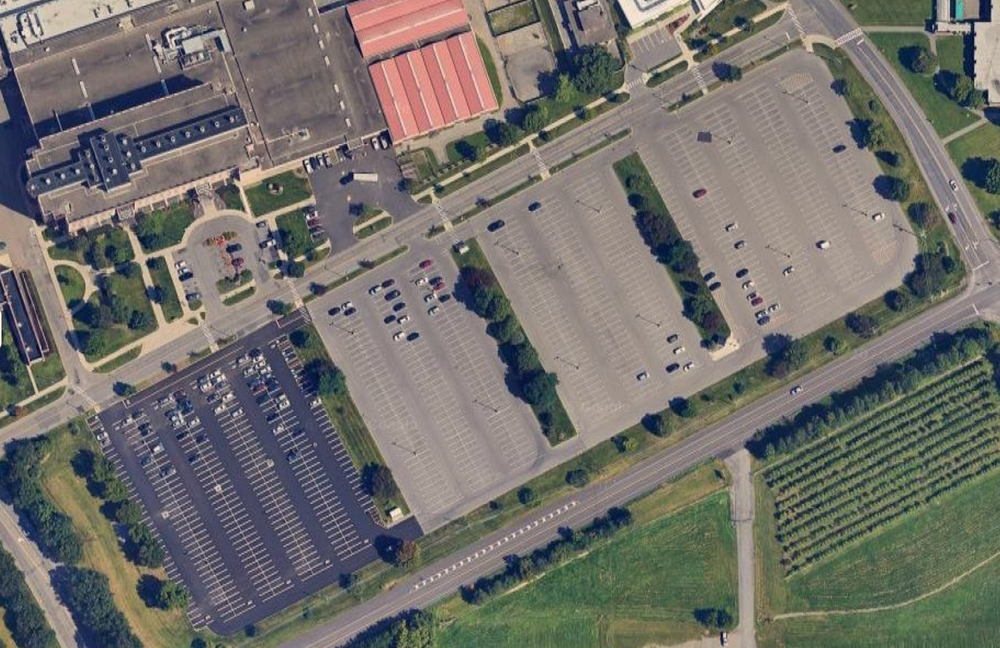
#> input picture BLiMS Controller Visualization/Pictures/testsatelliteview.png, 1000 x 648 px, shrunk from 1984 x 1286 before the run, found by its file name
$ python test_visualizer.py
#> lines starting #> are read from the running program, lines starting #| are printed output that depends on the picture
import matplotlib.pyplot as plt
import matplotlib.image as mpimg
import math

# ====== USER INPUT ======
# Replace with your image and corner coordinates
image_path = r'C:\Users\trevo\OneDrive\Desktop\School\Files\Rocketry\Software\BLiMS Controller\Pictures\testsatelliteview.png'

top_left = (42.447644, -76.465630)       # (lat, lon)
bottom_right = (42.445305, -76.460735)

# Mock GPS test data
test_lat = 42.446305
test_lon = -76.463735
test_heading = 135.0  # degrees

# =========================

# Load image
img = mpimg.imread(image_path)
#> img is the input picture: shape (648, 1000, 4) float32; mean R, G, B, A 0.447, 0.438, 0.418, 1
fig, ax = plt.subplots()
ax.imshow(img)

def gps_to_pixel(lat, lon, img_shape):
    lat_frac = (top_left[0] - lat) / (top_left[0] - bottom_right[0])
    lon_frac = (lon - top_left[1]) / (bottom_right[1] - top_left[1])
    y = lat_frac * img_shape[0]
    x = lon_frac * img_shape[1]
    return x, y

# Convert to pixel
x, y = gps_to_pixel(test_lat, test_lon, img.shape)
#> x = 387.1; y = 371

# Plot current point
ax.plot(x, y, 'bo', label='Test Location')

# Add heading arrow
arrow_len = 50  # pixels
angle_rad = math.radians(test_heading)
dx = arrow_len * math.cos(angle_rad)
dy = -arrow_len * math.sin(angle_rad)  # y-axis is inverted in image coords
ax.arrow(x, y, dx, dy, head_width=10, head_length=10, fc='blue', ec='blue')

# Labels
ax.set_title("Mock GPS Overlay Test")
ax.legend()
plt.show()
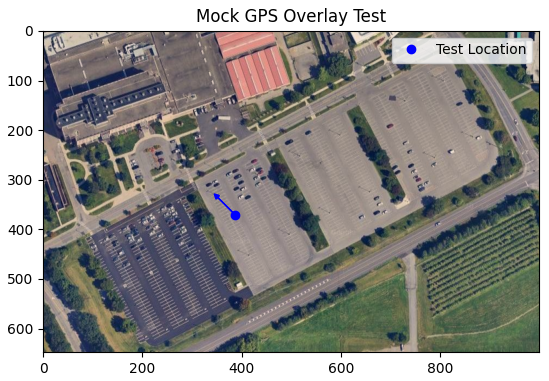
#> figure drawn by matplotlib, 1 panel
